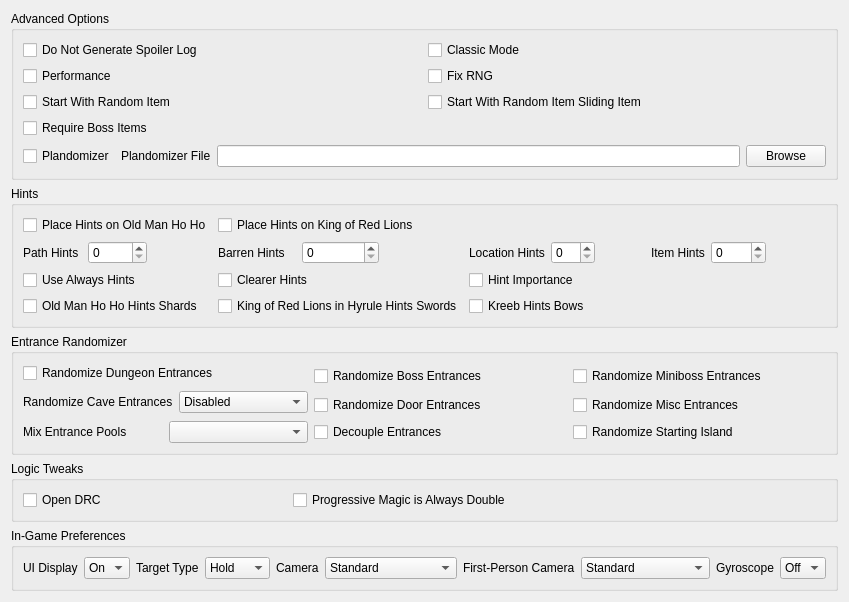
          <widget class="QWidget" name="advanced_options_tab">
           <property name="sizePolicy">
            <sizepolicy hsizetype="Preferred" vsizetype="Fixed">
             <horstretch>0</horstretch>
             <verstretch>0</verstretch>
            </sizepolicy>
           </property>
           <attribute name="title">
            <string>Advanced Options</string>
           </attribute>
           <layout class="QVBoxLayout" name="verticalLayout_12">
            <item>
             <widget class="QGroupBox" name="groupBox_4">
              <property name="sizePolicy">
               <sizepolicy hsizetype="Preferred" vsizetype="Maximum">
                <horstretch>0</horstretch>
                <verstretch>0</verstretch>
               </sizepolicy>
              </property>
              <property name="title">
               <string>Advanced Options</string>
              </property>
              <layout class="QGridLayout" name="gridLayout_7">
               <item row="1" column="0">
                <widget class="QCheckBox" name="performance">
                 <property name="text">
                  <string>Performance</string>
                 </property>
                </widget>
               </item>
               <item row="0" column="0">
                <widget class="QCheckBox" name="do_not_generate_spoiler_log">
                 <property name="text">
                  <string>Do Not Generate Spoiler Log</string>
                 </property>
                </widget>
               </item>
               <item row="2" column="1">
                <widget class="QCheckBox" name="random_item_slide_item">
                 <property name="text">
                  <string>Start With Random Item Sliding Item</string>
                 </property>
                </widget>
               </item>
               <item row="0" column="1">
                <widget class="QCheckBox" name="classic_mode">
                 <property name="text">
                  <string>Classic Mode</string>
                 </property>
                </widget>
               </item>
               <item row="1" column="1">
                <widget class="QCheckBox" name="fix_rng">
                 <property name="text">
                  <string>Fix RNG</string>
                 </property>
                </widget>
               </item>
               <item row="3" column="0">
                <widget class="QCheckBox" name="required_boss_items">
                 <property name="sizePolicy">
                  <sizepolicy hsizetype="Minimum" vsizetype="Fixed">
                   <horstretch>0</horstretch>
                   <verstretch>0</verstretch>
                  </sizepolicy>
                 </property>
                 <property name="text">
                  <string>Require Boss Items</string>
                 </property>
                </widget>
               </item>
               <item row="2" column="0">
                <widget class="QCheckBox" name="start_with_random_item">
                 <property name="text">
                  <string>Start With Random Item</string>
                 </property>
                </widget>
               </item>
               <item row="4" column="0" colspan="2">
                <layout class="QHBoxLayout" name="horizontalLayout_33">
                 <property name="sizeConstraint">
                  <enum>QLayout::SizeConstraint::SetNoConstraint</enum>
                 </property>
                 <item>
                  <widget class="QCheckBox" name="plandomizer">
                   <property name="minimumSize">
                    <size>
                     <width>0</width>
                     <height>24</height>
                    </size>
                   </property>
                   <property name="text">
                    <string>Plandomizer</string>
                   </property>
                  </widget>
                 </item>
                 <item>
                  <widget class="QLabel" name="plandomizer_label">
                   <property name="text">
                    <string>Plandomizer File</string>
                   </property>
                  </widget>
                 </item>
                 <item>
                  <widget class="QLineEdit" name="plandomizer_path">
                   <property name="sizePolicy">
                    <sizepolicy hsizetype="Expanding" vsizetype="Fixed">
                     <horstretch>0</horstretch>
                     <verstretch>0</verstretch>
                    </sizepolicy>
                   </property>
                  </widget>
                 </item>
                 <item>
                  <widget class="QPushButton" name="plandomizer_path_browse_button">
                   <property name="text">
                    <string>Browse</string>
                   </property>
                  </widget>
                 </item>
                </layout>
               </item>
              </layout>
             </widget>
            </item>
            <item>
             <widget class="QGroupBox" name="hints_groupbox">
              <property name="title">
               <string>Hints</string>
              </property>
              <layout class="QGridLayout" name="gridLayout_8">
               <item row="3" column="2">
                <widget class="QCheckBox" name="hint_importance">
                 <property name="text">
                  <string>Hint Importance</string>
                 </property>
                </widget>
               </item>
               <item row="1" column="0">
                <widget class="QCheckBox" name="ho_ho_hints">
                 <property name="text">
                  <string>Place Hints on Old Man Ho Ho</string>
                 </property>
                </widget>
               </item>
               <item row="2" column="3">
                <layout class="QHBoxLayout" name="horizontalLayout_16">
                 <item>
                  <widget class="QLabel" name="label_for_item_hints">
                   <property name="text">
                    <string>Item Hints</string>
                   </property>
                  </widget>
                 </item>
                 <item>
                  <widget class="QSpinBox" name="item_hints">
                   <property name="maximum">
                    <number>7</number>
                   </property>
                  </widget>
                 </item>
                 <item>
                  <widget class="QWidget" name="widget_7" native="true"/>
                 </item>
                </layout>
               </item>
               <item row="2" column="2">
                <layout class="QHBoxLayout" name="horizontalLayout_15">
                 <item>
                  <widget class="QLabel" name="label_for_location_hints">
                   <property name="text">
                    <string>Location Hints</string>
                   </property>
                  </widget>
                 </item>
                 <item>
                  <widget class="QSpinBox" name="location_hints">
                   <property name="maximum">
                    <number>7</number>
                   </property>
                  </widget>
                 </item>
                 <item>
                  <widget class="QWidget" name="widget_5" native="true">
                   <property name="maximumSize">
                    <size>
                     <width>55</width>
                     <height>16777215</height>
                    </size>
                   </property>
                  </widget>
                 </item>
                </layout>
               </item>
               <item row="4" column="0">
                <widget class="QCheckBox" name="ho_ho_triforce_hints">
                 <property name="text">
                  <string>Old Man Ho Ho Hints Shards</string>
                 </property>
                </widget>
               </item>
               <item row="2" column="1">
                <layout class="QHBoxLayout" name="horizontalLayout_14">
                 <item>
                  <widget class="QLabel" name="label_for_barren_hints">
                   <property name="text">
                    <string>Barren Hints</string>
                   </property>
                  </widget>
                 </item>
                 <item>
                  <widget class="QSpinBox" name="barren_hints">
                   <property name="maximum">
                    <number>7</number>
                   </property>
                  </widget>
                 </item>
                 <item>
                  <widget class="QWidget" name="widget_4" native="true"/>
                 </item>
                </layout>
               </item>
               <item row="3" column="0">
                <widget class="QCheckBox" name="use_always_hints">
                 <property name="text">
                  <string>Use Always Hints</string>
                 </property>
                </widget>
               </item>
               <item row="1" column="1">
                <widget class="QCheckBox" name="korl_hints">
                 <property name="text">
                  <string>Place Hints on King of Red Lions</string>
                 </property>
                </widget>
               </item>
               <item row="3" column="1">
                <widget class="QCheckBox" name="clearer_hints">
                 <property name="text">
                  <string>Clearer Hints</string>
                 </property>
                </widget>
               </item>
               <item row="2" column="0">
                <layout class="QHBoxLayout" name="horizontalLayout_8">
                 <item>
                  <widget class="QLabel" name="label_for_path_hints">
                   <property name="text">
                    <string>Path Hints</string>
                   </property>
                  </widget>
                 </item>
                 <item>
                  <widget class="QSpinBox" name="path_hints">
                   <property name="maximum">
                    <number>7</number>
                   </property>
                  </widget>
                 </item>
                 <item>
                  <widget class="QWidget" name="widget_3" native="true"/>
                 </item>
                </layout>
               </item>
               <item row="4" column="2">
                <widget class="QCheckBox" name="kreeb_bow_hints">
                 <property name="text">
                  <string>Kreeb Hints Bows</string>
                 </property>
                </widget>
               </item>
               <item row="4" column="1">
                <widget class="QCheckBox" name="korl_sword_hints">
                 <property name="text">
                  <string>King of Red Lions in Hyrule Hints Swords</string>
                 </property>
                </widget>
               </item>
              </layout>
             </widget>
            </item>
            <item>
             <widget class="QGroupBox" name="groupBox_6">
              <property name="title">
               <string>Entrance Randomizer</string>
              </property>
              <layout class="QGridLayout" name="gridLayout_6">
               <item row="0" column="0">
                <widget class="QCheckBox" name="randomize_dungeon_entrances">
                 <property name="text">
                  <string>Randomize Dungeon Entrances</string>
                 </property>
                </widget>
               </item>
               <item row="0" column="1" rowspan="2">
                <widget class="QCheckBox" name="randomize_boss_entrances">
                 <property name="text">
                  <string>Randomize Boss Entrances</string>
                 </property>
                </widget>
               </item>
               <item row="0" column="2" rowspan="2">
                <widget class="QCheckBox" name="randomize_miniboss_entrances">
                 <property name="text">
                  <string>Randomize Miniboss Entrances</string>
                 </property>
                </widget>
               </item>
               <item row="1" column="0" rowspan="2">
                <layout class="QHBoxLayout" name="horizontalLayout_31">
                 <item>
                  <widget class="QLabel" name="label_for_randomize_cave_entrances">
                   <property name="text">
                    <string>Randomize Cave Entrances</string>
                   </property>
                  </widget>
                 </item>
                 <item>
                  <widget class="QComboBox" name="randomize_cave_entrances">
                   <property name="currentText">
                    <string>Disabled</string>
                   </property>
                   <item>
                    <property name="text">
                     <string>Disabled</string>
                    </property>
                   </item>
                   <item>
                    <property name="text">
                     <string>Caves</string>
                    </property>
                   </item>
                   <item>
                    <property name="text">
                     <string>Caves and Fairies</string>
                    </property>
                   </item>
                  </widget>
                 </item>
                </layout>
               </item>
               <item row="2" column="1">
                <widget class="QCheckBox" name="randomize_door_entrances">
                 <property name="text">
                  <string>Randomize Door Entrances</string>
                 </property>
                </widget>
               </item>
               <item row="2" column="2">
                <widget class="QCheckBox" name="randomize_misc_entrances">
                 <property name="text">
                  <string>Randomize Misc Entrances</string>
                 </property>
                </widget>
               </item>
               <item row="3" column="0">
                <layout class="QHBoxLayout" name="horizontalLayout_17">
                 <item>
                  <widget class="QLabel" name="label_for_mix_pools_combobox">
                   <property name="text">
                    <string>Mix Entrance Pools</string>
                   </property>
                  </widget>
                 </item>
                 <item>
                  <widget class="QComboBox" name="mix_pools_combobox">
                   <property name="sizePolicy">
                    <sizepolicy hsizetype="Preferred" vsizetype="Fixed">
                     <horstretch>0</horstretch>
                     <verstretch>0</verstretch>
                    </sizepolicy>
                   </property>
                  </widget>
                 </item>
                </layout>
               </item>
               <item row="3" column="1">
                <widget class="QCheckBox" name="decouple_entrances">
                 <property name="text">
                  <string>Decouple Entrances</string>
                 </property>
                </widget>
               </item>
               <item row="3" column="2">
                <widget class="QCheckBox" name="randomize_starting_island">
                 <property name="text">
                  <string>Randomize Starting Island</string>
                 </property>
                </widget>
               </item>
              </layout>
             </widget>
            </item>
            <item>
             <widget class="QGroupBox" name="logic_tweaks_group_box">
              <property name="title">
               <string>Logic Tweaks</string>
              </property>
              <layout class="QGridLayout" name="gridLayout_9">
               <item row="0" column="1">
                <widget class="QCheckBox" name="progressive_magic_always_double">
                 <property name="text">
                  <string>Progressive Magic is Always Double</string>
                 </property>
                </widget>
               </item>
               <item row="0" column="2">
                <widget class="QLabel" name="dummy_label">
                 <property name="text">
                  <string/>
                 </property>
                </widget>
               </item>
               <item row="0" column="0">
                <widget class="QCheckBox" name="open_drc">
                 <property name="text">
                  <string>Open DRC</string>
                 </property>
                </widget>
               </item>
              </layout>
             </widget>
            </item>
            <item>
             <widget class="QGroupBox" name="gridGroupBox_2">
              <property name="title">
               <string>In-Game Preferences</string>
              </property>
              <layout class="QHBoxLayout" name="horizontalLayout_34">
               <item>
                <layout class="QHBoxLayout" name="horizontalLayout_28">
                 <item>
                  <widget class="QLabel" name="label_for_ui_display">
                   <property name="text">
                    <string>UI Display</string>
                   </property>
                  </widget>
                 </item>
                 <item>
                  <widget class="QComboBox" name="ui_display">
                   <item>
                    <property name="text">
                     <string>On</string>
                    </property>
                   </item>
                   <item>
                    <property name="text">
                     <string>Off</string>
                    </property>
                   </item>
                  </widget>
                 </item>
                </layout>
               </item>
               <item>
                <layout class="QHBoxLayout" name="horizontalLayout_24">
                 <item>
                  <widget class="QLabel" name="label_for_target_type">
                   <property name="text">
                    <string>Target Type</string>
                   </property>
                  </widget>
                 </item>
                 <item>
                  <widget class="QComboBox" name="target_type">
                   <item>
                    <property name="text">
                     <string>Hold</string>
                    </property>
                   </item>
                   <item>
                    <property name="text">
                     <string>Switch</string>
                    </property>
                   </item>
                  </widget>
                 </item>
                </layout>
               </item>
               <item>
                <layout class="QHBoxLayout" name="horizontalLayout_25">
                 <item>
                  <widget class="QLabel" name="label_for_camera">
                   <property name="text">
                    <string>Camera</string>
                   </property>
                  </widget>
                 </item>
                 <item>
                  <widget class="QComboBox" name="camera">
                   <item>
                    <property name="text">
                     <string>Standard</string>
                    </property>
                   </item>
                   <item>
                    <property name="text">
                     <string>Reverse Left/Right</string>
                    </property>
                   </item>
                  </widget>
                 </item>
                </layout>
               </item>
               <item>
                <layout class="QHBoxLayout" name="horizontalLayout_26">
                 <item>
                  <widget class="QLabel" name="label_for_first_person_camera">
                   <property name="text">
                    <string>First-Person Camera</string>
                   </property>
                  </widget>
                 </item>
                 <item>
                  <widget class="QComboBox" name="first_person_camera">
                   <item>
                    <property name="text">
                     <string>Standard</string>
                    </property>
                   </item>
                   <item>
                    <property name="text">
                     <string>Reverse Up/Down</string>
                    </property>
                   </item>
                  </widget>
                 </item>
                </layout>
               </item>
               <item>
                <layout class="QHBoxLayout" name="horizontalLayout_27">
                 <item>
                  <widget class="QLabel" name="label_for_gyroscope">
                   <property name="text">
                    <string>Gyroscope</string>
                   </property>
                  </widget>
                 </item>
                 <item>
                  <widget class="QComboBox" name="gyroscope">
                   <property name="currentText">
                    <string>Off</string>
                   </property>
                   <item>
                    <property name="text">
                     <string>Off</string>
                    </property>
                   </item>
                   <item>
                    <property name="text">
                     <string>On</string>
                    </property>
                   </item>
                  </widget>
                 </item>
                </layout>
               </item>
              </layout>
             </widget>
            </item>
           </layout>
          </widget>
